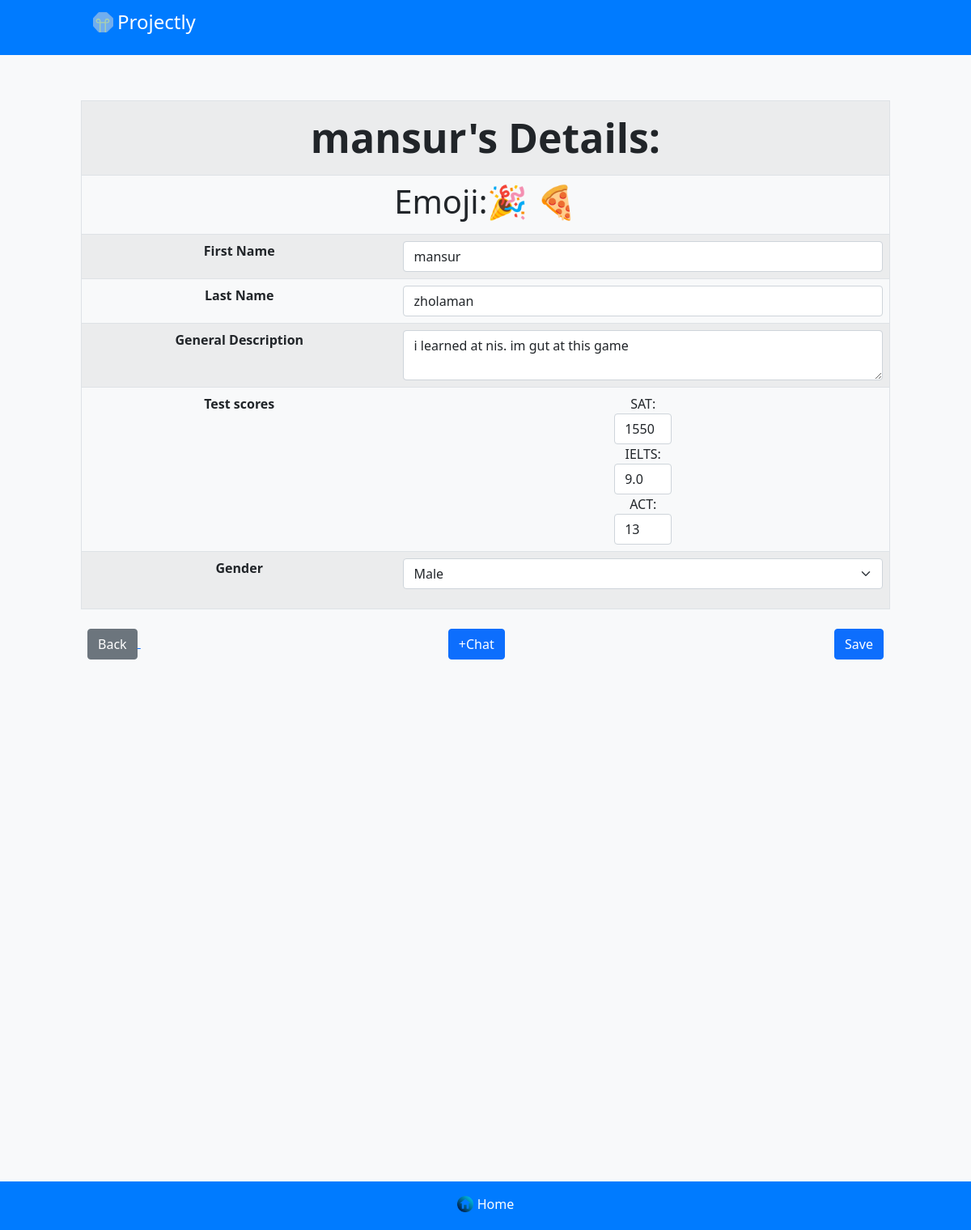
Screenshot of /profile.php?id=3 with the database file from the repository.
### tables this page shows
CREATE TABLE `profiledata` (
  `id` int(11) NOT NULL,
  `name` varchar(50) NOT NULL,
  `surname` varchar(50) NOT NULL,
  `profile_picture` varchar(255) DEFAULT NULL,
  `description` mediumtext,
  `gender` enum('Male','Female') NOT NULL,
  `user_id` int(11) DEFAULT NULL,
  `sat` int(11) DEFAULT NULL,
  `act` int(11) DEFAULT NULL,
  `ielts` decimal(3,1) DEFAULT NULL,
  `emojis` varchar(10) DEFAULT NULL
);

### profile.php (the view, shortened to what this page needs)
<?php
include 'C:/MAMP/htdocs/database/db_connect.php';
$userId = isset($_GET['id']) ? intval($_GET['id']) : (isset($_SESSION['id']) ? $_SESSION['id'] : 0);
$isCurrentUser = ($userId == $_SESSION['id']);
$userId = isset($_GET['id']) ? intval($_GET['id']) : (isset($_SESSION['id']) ? $_SESSION['id'] : 0);
if ($userId > 0) {
    $stmt = $conn->prepare("SELECT name, surname, gender, description, sat, ielts, act, emojis FROM profiledata WHERE id = ?");
    $stmt->bind_param("i", $userId);
    $stmt->execute();
    $stmt->bind_result($name, $surname, $gender, $description, $sat, $ielts, $act, $emojis);
}?>
<!DOCTYPE html>
<html lang="en">
<head>
<link rel="stylesheet" href="styles.css" />
    <link href="https://cdn.jsdelivr.net/npm/bootstrap@5.0.2/dist/css/bootstrap.min.css" rel="stylesheet">
</head>
<body class="bg-light">
<div class="header">
    <h1><img src="Pictures/Projectly.png" alt="projectly icon" style="width:35px; margin-bottom:5px;">Projectly</h1>
</div>
<div class="container p-5 d-flex flex-column align-items-center">
    <form method="POST">
        <table class="table table-striped" style="width:1000px; height:600px; text-align: center;">
            <h1>
                <th colspan="2" style="font-size: 50px; text-align: center;">
                <?= htmlspecialchars($name); ?>'s Details:
                </th>
            </h1>
            <tr>
<th colspan="2"style="text-align: center;"><h1>Emoji:<?= isset($emojis) ? implode(' ', explode(',', $emojis)) : ''; ?></h1></th>
</tr>
            <tr>
                <th>First Name</th>
                <td>
                    <input type="text" name="name" id="name" class="form-control"
                           value="<?= isset($name) ? htmlspecialchars($name) : ''; ?>" required>
                </td>
            </tr>
            <tr>
                <th>Last Name</th>
                <td>
                    <input type="text" name="surname" id="surname" class="form-control" value="<?= isset($surname) ? htmlspecialchars($surname) : ''; ?>" required>
                </td>
            </tr>
            <tr>
                <th>General Description</th>
                <td>
                    <textarea name="description" id="description" class="form-control" required><?= isset($description)?htmlspecialchars(trim($description)):'';?></textarea>
                </td>
            </tr>
            <tr>
                <th>Test scores</th>
                <td align="center">
                SAT:<input type="text" style="width:12%" name="sat" maxlength="4" id="sat" pattern="\d{1,4}" class="form-control" value="<?= isset($sat) ? htmlspecialchars($sat) : ''; ?>" required />
                IELTS:<input type="text" style="width:12%" name="ielts" id="ielts" maxlength="3" pattern="\d{1,2}(\.\d)?" class="form-control" value="<?= isset($ielts) ? htmlspecialchars($ielts) : ''; ?>" required />
                ACT:<input type="text"  style="width:12%" name="act" maxlength="4"  id="act" pattern="\d{1,2}" class="form-control" value="<?= isset($act) ? htmlspecialchars($act) : ''; ?>"required/>
                </td>
            </tr>
            <tr>
                <th>Gender</th>
                <td>
                    <select name="gender" class="form-select form-select mb-3" aria-label=".form-select-lg example" required>
                        <option value="Male" <?= isset($gender) && $gender === 'Male' ? 'selected' : ''; ?>>Male</option>
                    </select>
                </td>
            </tr>
        </table>
        <div class="p-2">
            <button type="submit" name="update_profile" class="btn btn-primary float-end">Save</button>
            <a href="index.php">
                <label class="btn btn-secondary "  >Back</label>
            </a>
            <?php if (!$isCurrentUser): ?>
            <a href="chat.php?user_id=<?= $userId; ?>" class="btn btn-primary" style="margin-left:380px;">+Chat</a>
            <?php endif; ?>
        </div>
    </form>
    </div>
    <div class="footer-nav" >
        <a href="index.php"><img src="pictures/home-icon.png" alt="Home Icon" class="home-icon" style="margin-bottom:10px;">Home</a>
    </div>
</body>
</html>

### styles.css (style rules this page uses)
body { min-height: 190vh; display: flex; flex-direction: column; }
table, th, td, tr { border: 1px solid rgb(126, 126, 126); border-collapse: collapse; }
.profile-icon, .create-icon, .home-icon { max-width: 20px; max-height: 20px; margin-right: 5px; width: auto; height: auto; position: relative; top: 3px; }
body { font-family: Arial, sans-serif; margin: 0; padding: 0; background-color: #f4f4f4; padding-bottom: 50px; }
.container { width: 80%; margin: 0 auto; padding: 20px; padding-bottom: 100px; }
.header { background-image: url('project.jpeg'); background-size: cover; background-position: center; background-color: #007bff; background-blend-mode: multiply; display: flex; justify-content: space-between; align-items: center; padding: 10px; background-color: #007bff; color: white; text-decoration: none; }
.header h1 { font-size: 24px; text-decoration: none; margin-left: 100px; }
.footer-nav { background-image: url('project.jpeg'); background-size: cover; background-color: #007bff; background-blend-mode: multiply; display: flex; justify-content: space-around; padding: 15px; background-color: #007bff; position: fixed; bottom: 0; width: 100%; color: white; }
.footer-nav a { color: white; text-decoration: none; }

### rows the page displays
profiledata: name "mansur", emojis "🎉 🍕", surname "zholaman", description "i learned at nis. im gut at this game", sat "1550", ielts "9.0", act "13", gender "Male"
